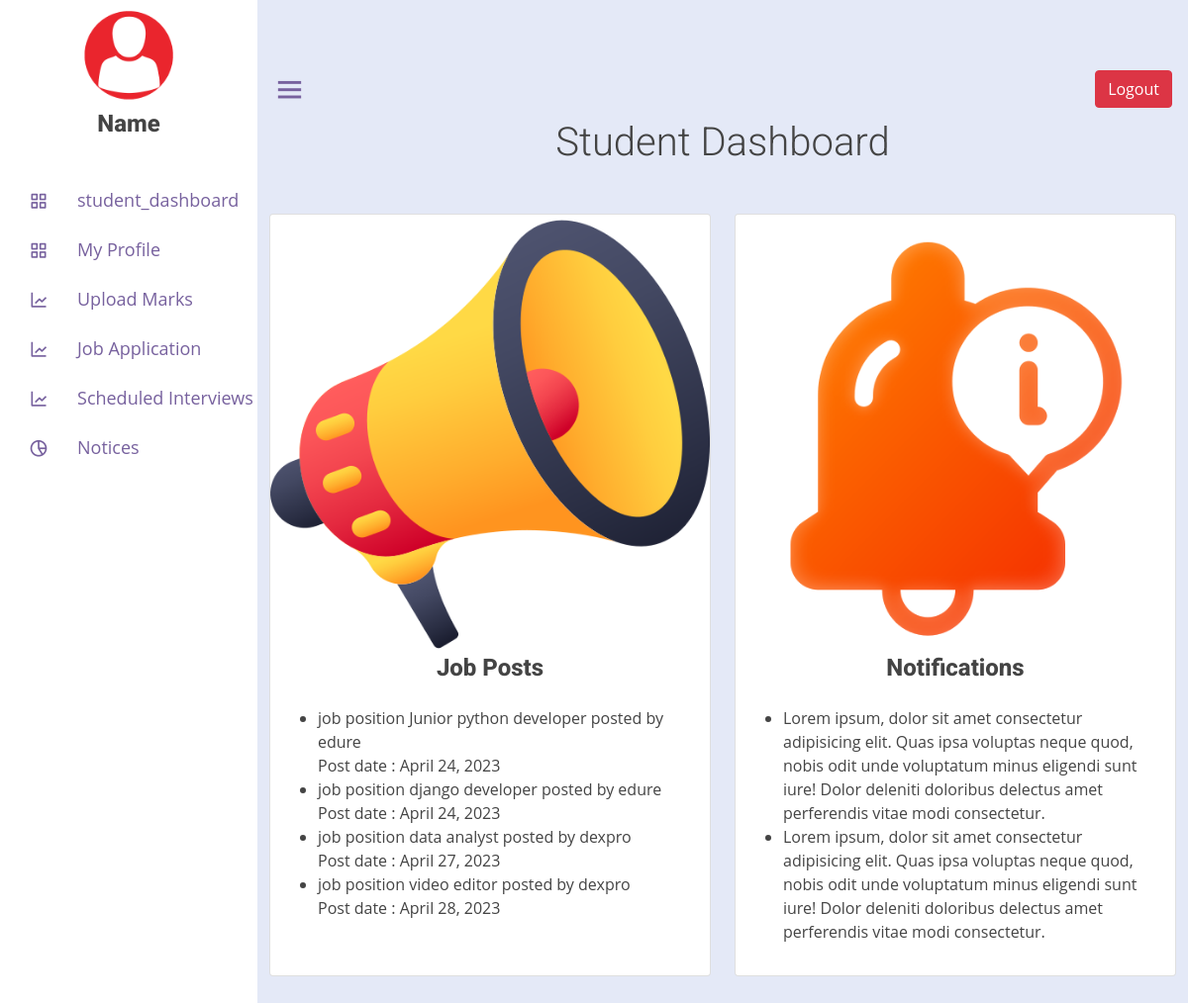
/student_dashboard/ (signed in), run on the app's committed database.
### placement_app/models.py (models this page shows, shortened)
class Add_Job_Post(models.Model):
    company_id=models.ForeignKey(Add_Company,on_delete=models.CASCADE)
    job_position = models.CharField(max_length=100, default='')
    job_description = models.CharField(max_length=10000, default='')
    job_criteria = models.CharField(max_length=100, default='')
    created_date = models.DateField()
    verification=models.CharField(max_length=100,default="Requested")

class Add_Company(models.Model):
    company_name = models.CharField(max_length=100, default='')
    company_address = models.CharField(max_length=100, default='')
    company_number = models.CharField(max_length=10, default='')
    company_mail = models.CharField(max_length=100, default='')
    contact_person_name = models.CharField(max_length=12, default='')
    contact_person_number = models.CharField(max_length=12, default='')
    password = models.CharField(max_length=12, default='')

### placement_app/views.py (the view)
# urls.py: path('student_dashboard/',views.student_dashboard),
def student_dashboard(request):
    SessionId = request.session['id']
    stud = Student.objects.filter(id=SessionId)
    jobs=Add_Job_Post.objects.all()
    context = {
        'stud': stud,
        'jobs':jobs,
    }
    return render(request, 'student/student_dashboard.html',context)

### placement_app/templates/student/student_dashboard.html
{% extends 'student/studentheader.html' %}
{% load static %}
{% block content %}
        <div class="container">
            <h2 class="text-center mb-5 display-6 font-weight-bold">Student Dashboard</h2>
            <div class="row">
                <div class="col-md-6 d-flex justify-content-center">
                    <div class="card">
                        <img src="megaphone.png" class="card-img-top" alt="Job Posts">
                        <h4 class="text-center job-header">Job Posts</h4>
                        <div class="card-body">
                            <ul class="card-body-list">
                                {% for x in jobs %}
                                <li>job position {{x.job_position}} posted by {{x.company_id.company_name}} </li>
                                Post date : {{x.created_date}}
                                {% endfor %}
                            </ul>
                        </div>
                    </div>
                </div>
                <div class="col-md-6 d-flex justify-content-center">
                    <div class="card">
                        <img src="notice.png" class="card-img-top" alt="Job Posts">
                        <h4 class="text-center job-header">Notifications</h4>
                        <div class="card-body">
                            <ul class="card-body-list">
                                <li>Lorem ipsum, dolor sit amet consectetur adipisicing elit. Quas ipsa voluptas neque
                                    quod, nobis odit unde voluptatum minus eligendi sunt iure! Dolor deleniti doloribus
                                    delectus amet perferendis vitae modi consectetur.</li>
                                <li>Lorem ipsum, dolor sit amet consectetur adipisicing elit. Quas ipsa voluptas neque
                                    quod, nobis odit unde voluptatum minus eligendi sunt iure! Dolor deleniti doloribus
                                    delectus amet perferendis vitae modi consectetur.</li>
                            </ul>
                        </div>
                    </div>
                </div>
            </div>
        </div>
        {% endblock %}

### placement_app/templates/student/studentheader.html (shortened to what this page needs)
{% load static %}
<!DOCTYPE html>
<html lang="en">
<head>
  <link href="https://cdn.jsdelivr.net/npm/bootstrap@5.1.3/dist/css/bootstrap.min.css" rel="stylesheet"
>
  <link href="{% static 'css/style.css' %}" rel="stylesheet">
  <link rel="stylesheet" href="https://cdnjs.cloudflare.com/ajax/libs/boxicons/2.1.0/css/boxicons.min.css"
 />
    <link rel="stylesheet" href="https://cdnjs.cloudflare.com/ajax/libs/font-awesome/6.4.0/css/all.min.css" />
</head>
<body>
  <div class="sidebar">
    <div class="logo-details ">
      <img src="{% static 'img/avatar.png' %}" width="40%" class="mx-5 my-2">
    </div>
    <h4 class="logo_name d-block mx-auto" style="width: fit-content;">Name</h4>
    <ul class="nav-links">
      <li>
        <a href="/student_dashboard/">
          <i class='bx bx-grid-alt'></i>
          <span class="link_name">student_dashboard</span>
        </a>
      </li>
      <li>
        <a href="/student_profile/">
          <i class='bx bx-grid-alt'></i>
          <span class="link_name">My Profile</span>
        </a>
      </li>
      <li>
        <a href="/Add_gpa/{{stud.slug}}">
          <i class='bx bx-line-chart'></i>
          <span class="link_name">Upload Marks</span>
        </a>
      </li>
      <li>
        <li>
          <a href="/job_application/">
            <i class='bx bx-line-chart'></i>
            <span class="link_name">Job Application</span>
          </a>
        </li>
        <li>
          <a href="/view_scheduled_interview/">
            <i class='bx bx-line-chart'></i>
            <span class="link_name">Scheduled Interviews</span>
          </a>
        </li>
        <li>
        <a href="#">
          <i class='bx bx-pie-chart-alt-2'></i>
          <span class="link_name">Notices</span>
        </a>
      </li>
    </ul>
  </div>
  <section class="home-section">
    <div class="home-content">
      <i class='bx bx-menu'></i>
      <a href="/logout/"><button class="btn btn-danger " type="button">Logout</button></a>
  </div>
    {% block content%} {% endblock %}
  </section>
    <link rel="stylesheet" href="https://cdnjs.cloudflare.com/ajax/libs/jquery-modal/0.9.1/jquery.modal.min.css" />
</body>
</html>

### placement_app/static/css/style.css (style rules this page uses)
:root { --color-white: #fff; --color-light: #f1f5f9; --color-black: #121212; --color-night: #001632; --color-red: #f44336; --color-blue: #1a73e8; --color-gray: #80868b; --color-grayish: #dadce0; --shadow-normal: 0 1px 3px 0 rgba(0, 0, 0, 0.1), 0 1px 2px 0 rgba(0, 0, 0, 0.06); --shadow-medium: 0 4px 6px -1px rgba(0, 0, 0, 0.1), 0 2px 4px -1px rgba(0, 0, 0, 0.06); --shadow-large: 0 10px 15px -3px rgba(0, 0, 0, 0.1), 0 4px 6px -2px rgba(0, 0, 0, 0.05); }
body { font-family: "Open Sans", sans-serif; color: #444444; }
a { text-decoration: none; color: #d9232d; }
h1, h2, h3, h4, h5, h6 { font-family: "Roboto", sans-serif; font-weight: 800; }
section { padding: 60px 0; overflow: hidden; }
.sidebar { position: fixed; top: 0; left: 0; height: 100%; width: 260px; background: #ffff; z-index: 100; transition: all 0.5s ease; }
.sidebar .logo-details { width: 100%; display: flex; align-items: center; justify-content: center; }
.sidebar .nav-links { height: 100%; padding: 30px 0 150px 0; overflow: auto; }
.sidebar .nav-links li { position: relative; list-style: none; transition: all 0.4s ease; }
.sidebar .nav-links li i { height: 50px; min-width: 78px; text-align: center; line-height: 50px; color: #77619e; font-size: 20px; cursor: pointer; transition: all 0.3s ease; }
.sidebar .nav-links li a { display: flex; align-items: center; text-decoration: none; }
.sidebar .nav-links li a .link_name { font-size: 18px; font-weight: 400; color: #77619e; transition: all 0.4s ease; }
.home-section { position: relative; background: #e4e9f7; min-height: 100vh; left: 260px; width: calc(100% - 260px); transition: all 0.5s ease; }
.home-section .home-content { height: 60px; display: flex; align-items: center; justify-content: space-between; }
.home-content button { margin-right: 1rem; }
.home-section .home-content .bx-menu, .home-section .home-content .text { color: #77619e; font-size: 35px; }
.home-section .home-content .bx-menu { margin: 0 15px; cursor: pointer; }

### data on the page
Add_Job_Post: job_position "Junior python developer", company_id.company_name "edure", created_date "April 24, 2023"
Add_Job_Post: job_position "django developer", company_id.company_name "edure", created_date "April 24, 2023"
Add_Job_Post: job_position "data analyst", company_id.company_name "dexpro", created_date "April 27, 2023"
Add_Job_Post: job_position "video editor", company_id.company_name "dexpro", created_date "April 28, 2023"
